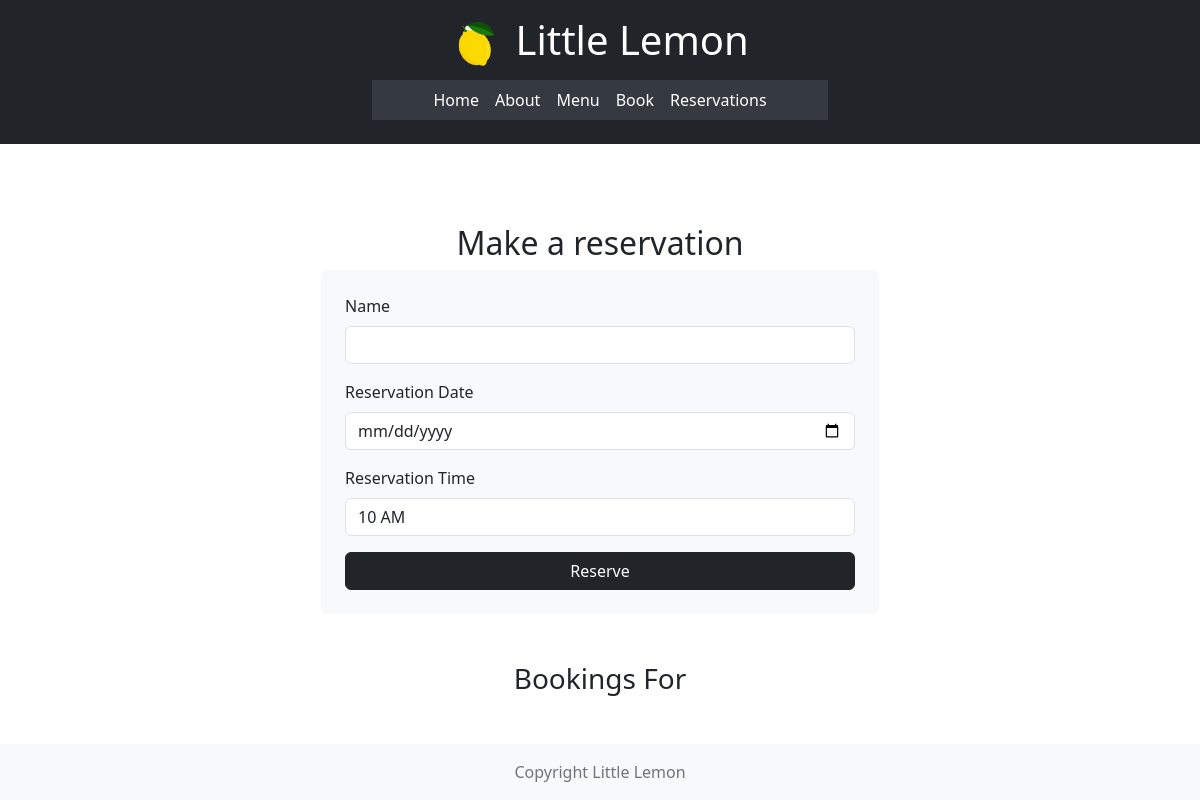
Before: /make_reservation/ with the older database file.
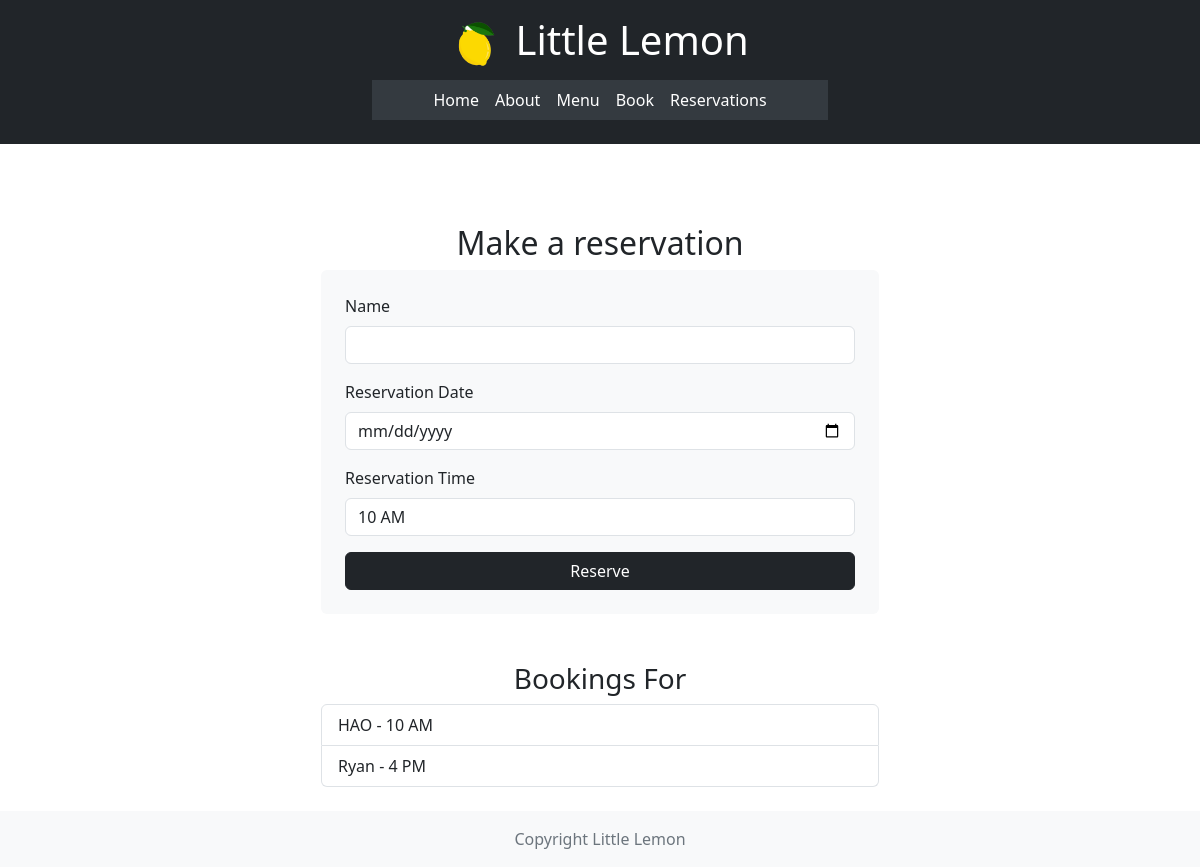
After: the same page with the newer database file.
### restaurant/models.py (models this page shows, shortened)
class Booking(models.Model):
    name = models.CharField(max_length=100)
    reservation_date = models.DateField()
    reservation_slot = models.IntegerField(choices=[
        (10, '10 AM'),
        (11, '11 AM'),
        (12, '12 PM'),
        (13, '1 PM'),
        (14, '2 PM'),
        (15, '3 PM'),
        (16, '4 PM'),
        (17, '5 PM'),
        (18, '6 PM'),
        (19, '7 PM'),
        (20, '8 PM'),
    ], default=10)  # set default to 10 AM

### restaurant/views.py (the view)
# urls.py: path('make_reservation/', views.make_reservation, name='make_reservation'),
def make_reservation(request):
    if request.method == 'POST':
        form = BookingForm(request.POST)
        if form.is_valid():
            reservation_date = form.cleaned_data['reservation_date']
            reservation_slot = form.cleaned_data['reservation_slot']
            if Booking.objects.filter(reservation_date=reservation_date, reservation_slot=reservation_slot).exists():
                form.add_error('reservation_slot', 'This time slot is already booked.')
            else:
                form.save()
                return redirect('make_reservation')  # Redirect to clear form and prevent re-submission
    else:
        form = BookingForm()
    reservations = Booking.objects.filter(reservation_date=timezone.now().date())
    return render(request, 'make_reservation.html', {'form': form, 'reservations': reservations})

### restaurant/forms.py
class BookingForm(forms.ModelForm):
    class Meta:
        model = Booking
        fields = ['name', 'reservation_date', 'reservation_slot']
        widgets = {
            'name': forms.TextInput(attrs={'class': 'form-control'}),
            'reservation_date': forms.DateInput(attrs={'type': 'date', 'class': 'form-control'}),
            'reservation_slot': forms.Select(attrs={'class': 'form-control'}),
        }

### restaurant/templates/make_reservation.html (shortened to what this page needs)
<!DOCTYPE html>
<html lang="en">
<head>
    {% load static %}
    <link rel="stylesheet" href="{% static 'css/styles.css' %}">
    <link href="https://cdn.jsdelivr.net/npm/bootstrap@5.3.0-alpha1/dist/css/bootstrap.min.css" rel="stylesheet">
</head>
<body>
    <header class="bg-dark text-white text-center py-3">
        <div class="container">
            <img src="{% static 'images/lemon-logo.png' %}" alt="Little Lemon Logo" class="logo">
            <h1 class="d-inline-block align-middle">Little Lemon</h1>
        </div>
        <nav class="navbar navbar-expand-lg navbar-dark bg-dark">
            <div class="container-fluid">
                <div class="collapse navbar-collapse" id="navbarNav">
                    <ul class="navbar-nav mx-auto">
                        <li class="nav-item">
                            <a class="nav-link" href="/">Home</a>
                        </li>
                        <li class="nav-item">
                            <a class="nav-link" href="/about/">About</a>
                        </li>
                        <li class="nav-item">
                            <a class="nav-link" href="/menu/">Menu</a>
                        </li>
                        <li class="nav-item">
                            <a class="nav-link" href="/make_reservation/">Book</a>
                        </li>
                        <li class="nav-item">
                            <a class="nav-link" href="/reservations/">Reservations</a>
                        </li>
                    </ul>
                </div>
            </div>
        </nav>
    </header>
    <main class="container my-5">
        <h2 class="text-center">Make a reservation</h2>
        <form method="post" class="w-50 mx-auto bg-light p-4 rounded">
            <div class="mb-3">
                <label for="name" class="form-label">Name</label><br>
                {{ form.name }}
            </div>
            <div class="mb-3">
                <label for="reservation_date" class="form-label">Reservation Date</label><br>
                {{ form.reservation_date }}
            </div>
            <div class="mb-3">
                <label for="reservation_slot" class="form-label">Reservation Time</label><br>
                {{ form.reservation_slot }}
            </div>
            <button type="submit" class="btn btn-dark w-100">Reserve</button>
        </form>
        <h3 class="text-center mt-5">Bookings For </h3>
        <ul id="reservations-list" class="list-group w-50 mx-auto">
            {% for reservation in reservations %}
                <li class="list-group-item">{{ reservation.name }} - {{ reservation.get_reservation_slot_display }}</li>
            {% endfor %}
        </ul>
    </main>
    <footer class="bg-light text-center py-3">
        <p class="mb-0">Copyright Little Lemon</p>
    </footer>
</body>
</html>

Changed rows visible on the page:
added Booking: name "HAO", reservation_slot "10 AM"
added Booking: name "Ryan", reservation_slot "4 PM"
